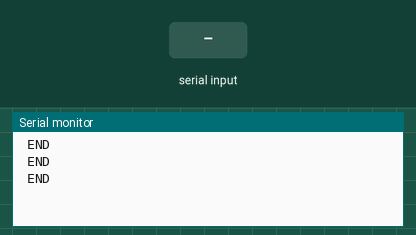
This sketch was run on a simulated Arduino Mega 2560, built with avr-gcc and run on an emulated ATmega2560. Shown: the last lines printed to the serial monitor. The inputs (shaded band) are chosen by the test bench.

Above: at 1.2 s.
1.3 s: "1\n" received over the second serial link
At 1.9 s:
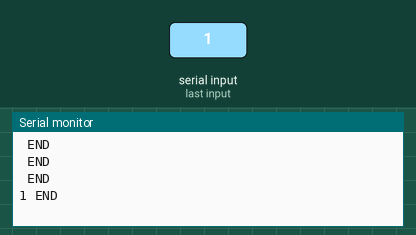
2.8 s: "0\n" received over the second serial link
At 3.4 s:
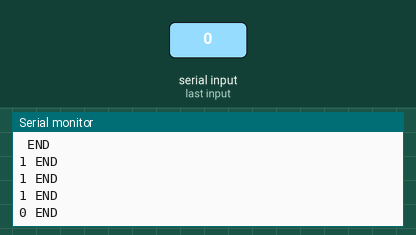
4.3 s: "2\n" received over the second serial link
At 4.9 s:
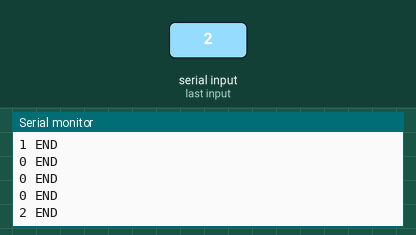
Timing chart, 0 to 7.3 s (numbered marks = the images above; inputs shaded):
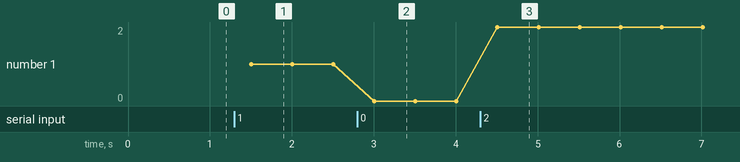

The sketch:

edisonGPSRead.ino
```cpp
#define BUFFSIZE  90

void readLine(void);
char data[BUFFSIZE];

//#define GPSRATE 9600
//#define GPSRATE 38400

// GPS parser for 406a
//#define BUFFSIZ 90 // plenty big
//char buffer[BUFFSIZ];
//char *parseptr;
//char buffidx;

void setup() {
  Serial.begin(9600);
  Serial1.begin(115200);
}

void loop() {
  /*while (Serial1.available()) {
    data += Serial1.read();
  }*/

  for (int i = 0; i < BUFFSIZE; i++) {
    char c = Serial1.read();
    if (c == -1 || c == '\n') {
      continue;
    }
    if (c == '\r') {
      continue;
    }
    data[i] = c;
  }

  Serial.print(data);
  Serial.println(" END");
  //readline();
  //Serial.println(buffer);
  delay(500);
}

/*void readline(void) {
  char c;

  buffidx = 0; // start at begninning
  while (1) {
    c = Serial1.read();
    if (c == -1)
      continue;
    Serial.print(c);
    if (c == '\n')
      continue;
    if ((buffidx == BUFFSIZ-1) || (c == '\r')) {
      buffer[buffidx] = 0;
      return;
    }
    buffer[buffidx++]= c;
  }
}*/
```

Measured:
- after the input at 1.3 s, the serial monitor: prints a new line after 0.20 s (image 1)
- after the input at 2.8 s, the serial monitor: prints a new line after 0.21 s (image 2)
- after the input at 4.3 s, the serial monitor: prints a new line after 0.21 s (image 3)
- plotted number 1: 1 → 0 after the input at 2.8 s, 0 → 2 after the input at 4.3 s
